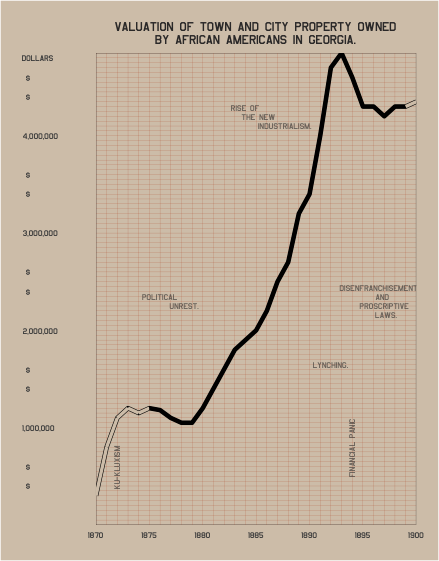

The script that saved this image:
library(ggplot2)
library(dplyr)
library(themedubois)
library(extrafont)
#font_import()

d <- read.csv('data.csv')

d <- d %>%
  mutate(color = ifelse(Year < 1875, 'white1', 
                        ifelse(Year > 1898, 'white2', 'black')))

p <- ggplot(d) +
  geom_line(aes(x = Year, y = Property.Valuation, group = 1), size = 1.8) +
  geom_line(aes(x = Year, y = Property.Valuation, color = (color == 'black'), group = 2), size = 1.4) +
  scale_color_manual(values = c('#D6C8B7', 'black')) +
  scale_y_continuous(limits = c(0, max(d$Property.Valuation)),
                     breaks = seq(0, 4.8e6, 1e5), expand = c(0, 0),
                     labels=c("", "", "", "", "$           ", "", "$           ", "", "", "", "1,000,000",
                              "", "", "", "$           ", "", "$           ", "", "", "", "2,000,000",
                              "", "", "", "$           ", "", "$           ", "", "", "", "3,000,000",
                              "", "", "", "$           ", "", "$           ", "", "", "", "4,000,000",
                              "", "", "", "$           ", "", "$           ", "", "DOLLARS"
                              )) +
  scale_x_continuous(limits = c(1870, 1900), breaks = seq(1870, 1900, 5),
                     minor_breaks = seq(1870, 1900, 1),
                     expand = c(0,0)) +
  ggtitle("VALUATION OF TOWN AND CITY PROPERTY OWNED\nBY AFRICAN AMERICANS IN GEORGIA.") +
  theme(legend.position="none",
        text = element_text(family = "Jefferies", color = '#373535'),
        plot.background = element_rect(fill = "#D6C8B7"),
        panel.background = element_rect(fill = "#D6C8B7", color = '#373535',
                                        size = 0.2),
        panel.grid.major = element_line(size = 0.05, linetype = 'solid',
                                        colour = "#BB4A1D"), 
        panel.grid.minor = element_line(size = 0.05, linetype = 'solid',
                                        colour = "#BB4A1D"),
        axis.title.x = element_blank(),
        axis.title.y = element_blank(),
        axis.text = element_text(size = 9),
        axis.text.y = element_text(hjust = -0.3),
        axis.ticks = element_blank(),
        plot.title = element_text(lineheight = .7, hjust = 0.5, size = 14, vjust = 4.5),
        plot.margin = margin(0.6,0.6,0.6,0.8, "cm")) +
  annotate('text', label = "POLITICAL\n             UNREST.", x = 1876, y = 2.3e6, lineheight = .8,
           size = 3.5, family = "Jefferies", color = '#373535', alpha = 0.6) +
  annotate('text', label = "RISE OF\n       THE NEW\n                     INDUSTRIALISM.", lineheight = .8,
           x = 1884, y = 4.2e6,  size = 3.5, family = "Jefferies", color = '#373535', alpha = 0.6) +
  annotate('text', label = "DISENFRANCHISEMENT\n  AND\n   PROSCRIPTIVE\n    LAWS.", 
           x = 1896.5, y = 2.3e6,  size = 3.5, family = "Jefferies", color = '#373535', alpha = 0.6, lineheight = .8,) +
  annotate('text', label = "LYNCHING.", x = 1892, y = 1.65e6, lineheight = .8,
           size = 3.5, family = "Jefferies", color = '#373535', alpha = 0.6) +
  annotate('text', label = "KU-KLUXISM.", x = 1872, y = 6e5, angle = 90, lineheight = .8,
           size = 3.5, family = "Jefferies", color = '#373535', alpha = 0.6) +
  annotate('text', label = "FINANCIAL PANIC.", x = 1894, y = 8e5, angle = 90, lineheight = .8,
           size = 3.5, family = "Jefferies", color = '#373535', alpha = 0.6)

ggsave('my_plot.tiff', p, device = "tiff", dpi = 300)

